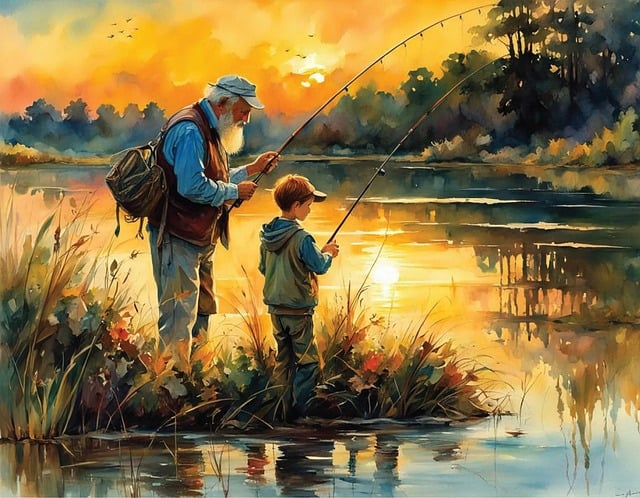
#> input picture 220962076_CV/220962076_week7/fishing-8842590_640.jpg, 640 x 498 px, given in place of images2.jpeg, which was not available
$ python hog.py
#> lines starting #> are read from the running program, lines starting #| are printed output that depends on the picture; pictures that were not available may be replaced by others from this repository, and a replacement may not be noted
import cv2
import numpy as np
from scipy.spatial.distance import euclidean

def compute_hog(image):
    """Compute the HoG descriptor for a given image."""
    hog_descriptor = cv2.HOGDescriptor()
    hog_features = hog_descriptor.compute(image)
    return hog_features.flatten()

def compute_reference_hogs(reference_images):
    """Compute HoG descriptors for reference images."""
    hog_descriptors = []
    hog_descriptor = cv2.HOGDescriptor()

    for img in reference_images:
        gray_image = cv2.cvtColor(img, cv2.COLOR_BGR2GRAY)
        hog_features = hog_descriptor.compute(gray_image)
        hog_descriptors.append(hog_features.flatten())

    return hog_descriptors

def extract_hog_features(image, window_size=(64, 128), step_size=16):
    """Extract HoG features from sliding windows of an image."""
    hog_descriptor = cv2.HOGDescriptor()
    gray_image = cv2.cvtColor(image, cv2.COLOR_BGR2GRAY)
    height, width = gray_image.shape

    windows = []
    hog_descriptors = []
    for y in range(0, height - window_size[1], step_size):
        for x in range(0, width - window_size[0], step_size):
            window = gray_image[y:y+window_size[1], x:x+window_size[0]]
            window = cv2.resize(window, (window_size[0], window_size[1]))  # Ensure window size consistency
            hog_features = hog_descriptor.compute(window).flatten()
            windows.append((x, y, window_size))
            hog_descriptors.append(hog_features)

    return windows, hog_descriptors

def calculate_similarity(hog_features_window, hog_descriptors_ref):
    """Calculate similarity scores between window HoG and reference HoG descriptors."""
    similarities = []
    for ref_descriptor in hog_descriptors_ref:
        if hog_features_window.shape == ref_descriptor.shape:
            distance = euclidean(hog_features_window, ref_descriptor)
            similarities.append(distance)
        else:
            print(f"Shape mismatch: {hog_features_window.shape} vs {ref_descriptor.shape}")

    return similarities

def detect_humans(image, reference_hogs, threshold=0.5, window_size=(64, 128), step_size=16):
    """Detect humans in an image using HoG descriptor and sliding window approach."""
    windows, hog_descriptors = extract_hog_features(image, window_size, step_size)
    detected_boxes = []

    for (x, y, window_size), hog_features_window in zip(windows, hog_descriptors):
        similarities = calculate_similarity(hog_features_window, reference_hogs)
        if len(similarities) > 0 and min(similarities) < threshold:
            detected_boxes.append((x, y, window_size))

    detected_boxes = non_max_suppression(detected_boxes)

    return detected_boxes

def non_max_suppression(boxes, overlap_thresh=0.3):
    """Apply non-maximum suppression to remove overlapping bounding boxes."""
    if len(boxes) == 0:
        return []

    boxes = np.array(boxes)
    pick = []

    x1 = boxes[:, 0]
    y1 = boxes[:, 1]
    x2 = boxes[:, 0] + boxes[:, 2][0]
    y2 = boxes[:, 1] + boxes[:, 2][1]

    area = (x2 - x1 + 1) * (y2 - y1 + 1)
    idxs = np.argsort(y2)

    while len(idxs) > 0:
        last = len(idxs) - 1
        i = idxs[last]
        pick.append(i)
        xx1 = np.maximum(x1[i], x1[idxs[:last]])
        yy1 = np.maximum(y1[i], y1[idxs[:last]])
        xx2 = np.minimum(x2[i], x2[idxs[:last]])
        yy2 = np.minimum(y2[i], y2[idxs[:last]])

        w = np.maximum(0, xx2 - xx1 + 1)
        h = np.maximum(0, yy2 - yy1 + 1)
        overlap = (w * h) / area[idxs[:last]]

        idxs = np.delete(idxs, np.concatenate(([last], np.where(overlap > overlap_thresh)[0])))

    return [boxes[i] for i in pick]

# Example usage
if __name__ == "__main__":
    # Load reference images
    reference_images = [cv2.imread("/home/student/PycharmProjects/220962076_CV/220962076_week7/images2.jpeg"), cv2.imread("girl-1894125_640.jpg")]
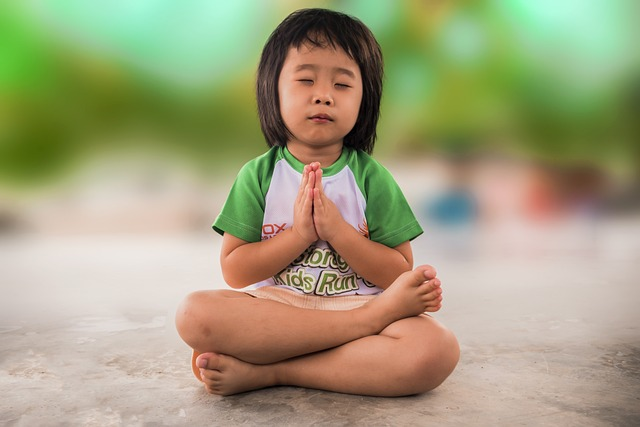
#> input picture 220962076_CV/220962076_week7/girl-1894125_640.jpg, 640 x 427 px
    reference_hogs = compute_reference_hogs(reference_images)
#> the loop in compute_reference_hogs, `for img in reference_images:` made 2 passes
#> pass 1, in compute_reference_hogs, `gray_image = cv2.cvtColor(img, cv2.COLOR_BGR2GRAY)`:
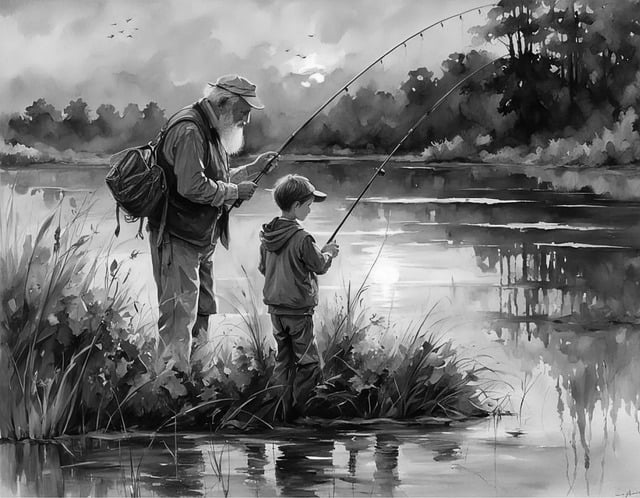
#> gray_image: shape (498, 640); min 0, max 254, mean 116.6
#> pass 2, in compute_reference_hogs, `gray_image = cv2.cvtColor(img, cv2.COLOR_BGR2GRAY)`:
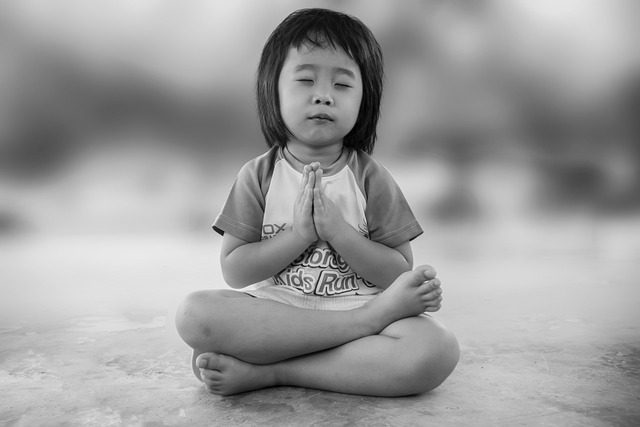
#> gray_image: shape (427, 640); min 0, max 242, mean 156.7
#> after the loop in compute_reference_hogs, `for img in reference_images:`: hog_descriptors = 2 items
#> reference_hogs = 2 items

    # Load input image
    input_image = cv2.imread("human3.jpeg")
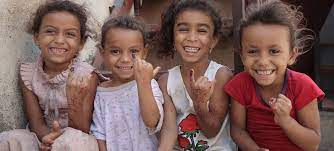
#> input picture 220962076_CV/220962076_week7/human3.jpeg, 334 x 151 px
#> input_image is the input picture: shape (151, 334, 3); mean B, G, R 89, 93.3, 124

    # Detect humans
    detected_boxes = detect_humans(input_image, reference_hogs, threshold=0.5)
#> in extract_hog_features, `gray_image = cv2.cvtColor(image, cv2.COLOR_BGR2GRAY)`:
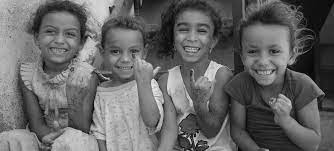
#> gray_image: shape (151, 334); min 2, max 243, mean 102
#> after the loop in extract_hog_features, `for y in range(0, height - window_size[1], step_size):`:
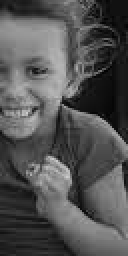
#> window: shape (128, 64) (shown 2 times larger); min 2, max 205, mean 83.6
#> after the loop in extract_hog_features, `for y in range(0, height - window_size[1], step_size):`: hog_descriptors = 34 items
#> the loop in detect_humans, `for (x, y, window_size), hog_features_window in zip(windows, hog_descr..` made 34 passes
#> (x, y) on passes 1 to 12: (0, 0), (16, 0), (32, 0), (48, 0), (64, 0), (80, 0), (96, 0), (112, 0), (128, 0), (144, 0), (160, 0), (176, 0)
#> (printed output is left out)
#> after the loop in detect_humans, `for (x, y, window_size), hog_features_window in zip(windows, hog_descr..`: detected_boxes = []
#> detected_boxes = []

    # Draw bounding boxes on the image
    for (x, y, (w, h)) in detected_boxes:
        cv2.rectangle(input_image, (x, y), (x+w, y+h), (0, 255, 0), 2)
#> this loop made 0 passes

    # Handle display errors for headless environments
    try:
        cv2.imshow("Detected Humans", input_image)
        cv2.waitKey(0)
        cv2.destroyAllWindows()
    except cv2.error as e:
        print("OpenCV display error:", e)
        # Save the result instead
        cv2.imwrite("detected_humans.jpg", input_image)
        print("Detected humans image saved as 'detected_humans.jpg'")
